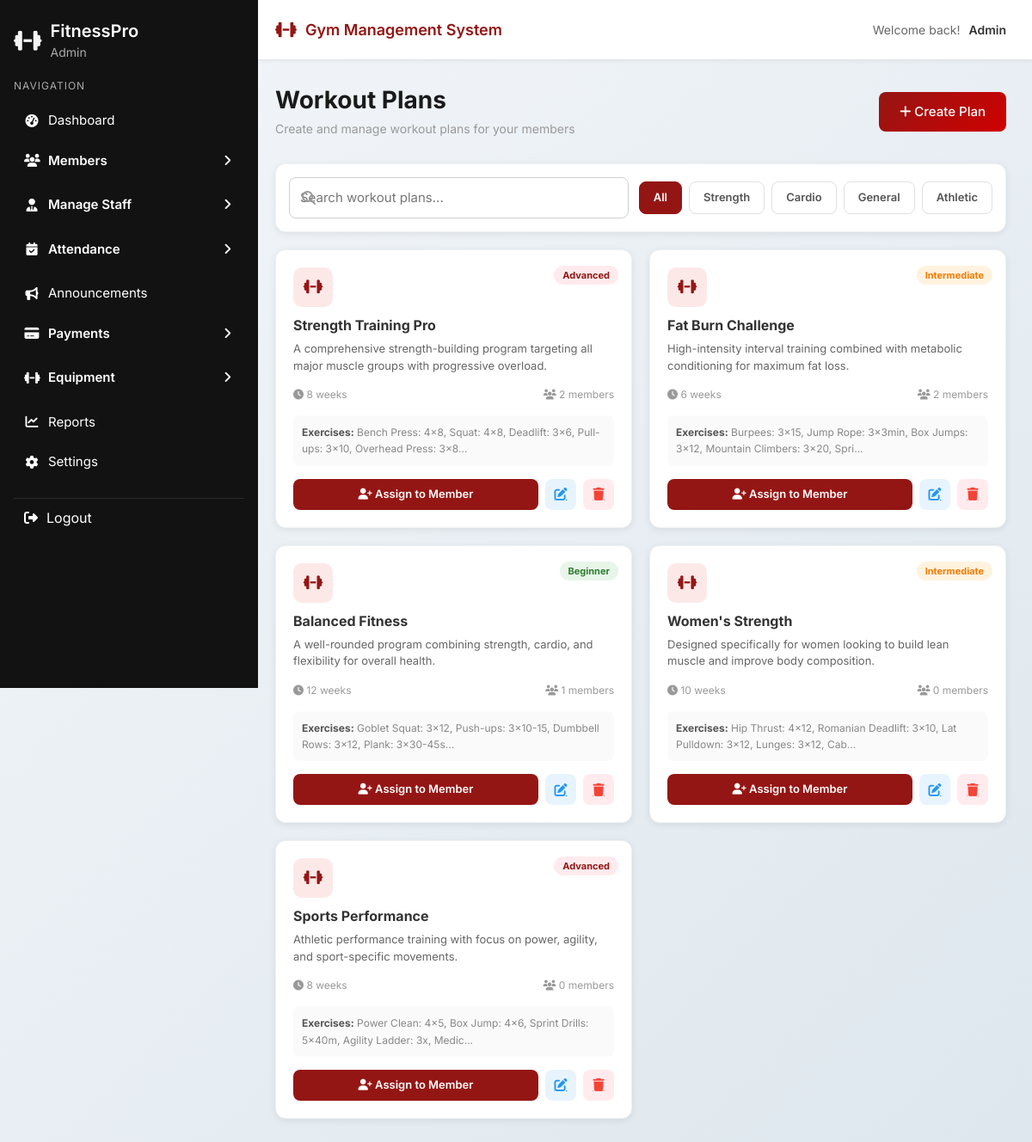
/trainer/workout-plans.php (signed in), run on the app's committed database.
### tables this page shows
CREATE TABLE `workout_plan_library` (
  `id` int(11) NOT NULL,
  `name` varchar(100) NOT NULL,
  `description` text DEFAULT NULL,
  `category` enum('Strength','Cardio','General','Athletic') NOT NULL DEFAULT 'General',
  `difficulty` enum('Beginner','Intermediate','Advanced') NOT NULL DEFAULT 'Beginner',
  `duration_weeks` int(11) NOT NULL DEFAULT 8,
  `exercises` text DEFAULT NULL,
  `created_by` varchar(100) DEFAULT NULL,
  `created_at` timestamp NOT NULL DEFAULT current_timestamp()
);

### trainer/workout-plans.php (the view, shortened to what this page needs)
<?php
require_once '../dbcon.php';
$search   = isset($_GET['search']) ? mysqli_real_escape_string($conn, $_GET['search']) : '';
$category = isset($_GET['cat']) ? mysqli_real_escape_string($conn, $_GET['cat']) : '';
$where    = "WHERE 1=1";
$plans_q = mysqli_query($conn, "SELECT wpl.*,
    (SELECT COUNT(*) FROM workout_plans wp WHERE wp.current_plan=wpl.name) as member_count
    FROM workout_plan_library wpl $where ORDER BY wpl.created_at DESC");
$plans = [];
while($r = mysqli_fetch_assoc($plans_q)) $plans[] = $r;
include '../layout/header.php';
include '../layout/sidebar.php';
?>
<link rel="stylesheet" href="../css/sidebar.css">
<link rel="stylesheet" href="../css/common.css">
<div class="main-wrapper">
  <div class="main-content">
    <div class="page-header" style="display:flex;justify-content:space-between;align-items:center;">
      <div>
        <h1 class="page-title">Workout Plans</h1>
        <p class="page-subtitle">Create and manage workout plans for your members</p>
      </div>
      <a href="create-plan.php" class="btn app-btn-primary"><i class="fas fa-plus"></i> Create Plan</a>
    </div>
    <div class="table-container" style="padding:15px;margin-bottom:20px;">
      <form method="GET" style="display:flex;gap:12px;align-items:center;flex-wrap:wrap;">
        <div class="search-box" style="flex:1;min-width:200px;">
          <i class="fas fa-search"></i>
          <input type="text" name="search" placeholder="Search workout plans..." value="<?= htmlspecialchars($search) ?>">
        </div>
        <div style="display:flex;gap:8px;flex-wrap:wrap;">
          <?php
          $cats = [''=>'All','Strength'=>'Strength','Cardio'=>'Cardio','General'=>'General','Athletic'=>'Athletic'];
          foreach($cats as $val=>$label):
            $active = $category === $val;
          ?>
          <button type="submit" name="cat" value="<?= $val ?>" class="btn" style="padding:8px 16px;border-radius:8px;font-size:13px;font-weight:600;border:1px solid <?= $active ? 'var(--active-color)' : '#e0e0e0' ?>;background:<?= $active ? 'var(--active-color)' : 'white' ?>;color:<?= $active ? 'white' : '#555' ?>;">
            <?= $label ?>
          </button>
          <?php endforeach; ?>
        </div>
      </form>
    </div>
    <?php if(empty($plans)): ?>
      <div style="text-align:center;padding:60px;color:#aaa;">
        <i class="fas fa-dumbbell" style="font-size:40px;margin-bottom:15px;display:block;"></i>
        No workout plans found. <a href="create-plan.php" style="color:var(--active-color);">Create one</a>
      </div>
    <?php else: ?>
    <div style="display:grid;grid-template-columns:repeat(auto-fill,minmax(320px,1fr));gap:20px;">
      <?php foreach($plans as $plan):
        $diff_color = $plan['difficulty']==='Beginner' ? '#2e7d32' : ($plan['difficulty']==='Intermediate' ? '#f57c00' : 'var(--active-color)');
      ?>
      <div class="table-container" style="padding:20px;position:relative;">
        <div style="position:absolute;top:15px;right:15px;">
          <span style="font-size:11px;font-weight:700;color:<?= $diff_color ?>;background:<?= $plan['difficulty']==='Beginner' ? '#e8f5e9' : ($plan['difficulty']==='Intermediate' ? '#fff3e0' : '#ffebee') ?>;padding:4px 10px;border-radius:20px;">
            <?= $plan['difficulty'] ?>
          </span>
        </div>
        <div style="width:46px;height:46px;background:#fde8e8;border-radius:10px;display:flex;align-items:center;justify-content:center;margin-bottom:12px;">
          <i class="fas fa-dumbbell" style="color:var(--active-color);font-size:18px;"></i>
        </div>
        <h3 style="margin:0 0 8px;font-size:16px;font-weight:700;padding-right:80px;"><?= htmlspecialchars($plan['name']) ?></h3>
        <p style="font-size:13px;color:#666;margin:0 0 15px;line-height:1.5;"><?= htmlspecialchars($plan['description']) ?></p>
        <div style="display:flex;justify-content:space-between;font-size:12px;color:#999;margin-bottom:15px;">
          <span><i class="fas fa-clock"></i> <?= $plan['duration_weeks'] ?> weeks</span>
          <span><i class="fas fa-users"></i> <?= $plan['member_count'] ?> members</span>
        </div>
        <?php if($plan['exercises']): ?>
        <div style="font-size:12px;color:#888;background:#fafafa;padding:10px;border-radius:8px;margin-bottom:15px;line-height:1.6;">
          <strong style="color:#555;">Exercises:</strong> <?= htmlspecialchars(substr($plan['exercises'], 0, 80)) ?>...
        </div>
        <?php endif; ?>
        <div style="display:flex;gap:8px;">
          <button onclick="openAssignModal(<?= $plan['id'] ?>, '<?= htmlspecialchars($plan['name'], ENT_QUOTES) ?>')"
            class="btn" style="flex:1;background:var(--active-color);color:white;padding:8px;font-size:13px;font-weight:600;border:none;border-radius:8px;cursor:pointer;">
            <i class="fas fa-user-plus"></i> Assign to Member
          </button>
          <a href="create-plan.php?edit=<?= $plan['id'] ?>" class="btn-action edit" title="Edit"><i class="fas fa-edit"></i></a>
          <a href="workout-plans.php?delete=<?= $plan['id'] ?>" class="btn-action delete" title="Delete"
            onclick="return confirm('Delete this plan?')"><i class="fas fa-trash"></i></a>
        </div>
      </div>
      <?php endforeach; ?>
    </div>
    <?php endif; ?>
  </div>
</div>

### css/sidebar.css (style rules this page uses)
:root { --sidebar-bg: #121212; --hover-bg: #1e1e1e; --active-color: #941614; --text-light: #ffffff; }

### css/common.css (style rules this page uses)
* { box-sizing: border-box; }
body { margin: 0; font-family: 'Inter', sans-serif; background: linear-gradient(135deg, #f3f6f9, #dee7ee); color: #333; }
:root { --card-bg: #ffffff; --border-color: #e2e2e2; --shadow: 0 10px 25px rgba(0,0,0,0.12); --shadow-sm: 0 2px 8px rgba(0,0,0,0.08); --radius-sm: 6px; --radius-md: 8px; --radius-lg: 12px; --active-color: #941614; --success-color: #2e7d32; --warning-color: #f57c00; --danger-color: #d32f2f; }
.main-wrapper { margin-left: 25%; min-height: 100vh; }
.main-content { padding: 30px; }
.page-header { margin-bottom: 30px; }
.page-title { font-size: 28px; font-weight: 700; color: #1a1a1a; margin-bottom: 5px; margin-top: 0; }
.page-subtitle { color: #999; font-size: 14px; margin: 0; }
.search-box { position: relative; max-width: 500px; }
.search-box input { width: 100%; padding: 12px 15px 12px 45px; border: 1px solid #e0e0e0; border-radius: 10px; font-size: 14px; transition: all 0.3s; }
.search-box i { position: absolute; left: 15px; top: 50%; transform: translateY(-50%); color: #999; }
input[type="text"], input[type="email"], input[type="date"], input[type="number"], input[type="password"], select, textarea { width: 100%; padding: 12px; border-radius: var(--radius-md); border: 1px solid #cfcfcf; font-size: 15px; font-family: 'Inter', sans-serif; transition: border 0.2s; }
.btn.app-btn-primary { background: linear-gradient(135deg, var(--active-color), #d00000); border: none; color: #fff; padding: 12px 24px; border-radius: var(--radius-md); font-size: 15px; cursor: pointer; transition: transform 0.2s; font-weight: 500; }
.table-container, .members-table-container { background: white; border-radius: var(--radius-lg); overflow: hidden; box-shadow: var(--shadow-sm); border: 1px solid #f0f0f0; }
.btn-action { width: 36px; height: 36px; border-radius: 8px; border: none; display: flex; align-items: center; justify-content: center; cursor: pointer; transition: all 0.3s; font-size: 15px; }
.btn-action.edit { background: #e8f4fd; color: #2196f3; }
.btn-action.delete { background: #ffebee; color: #f44336; }
.main-wrapper { margin-left: 25%; margin-top: 70px; min-height: calc(100vh - 70px); }
.main-content { padding: 30px; padding-left: 20px; }

### layout/header.php (style rules this page uses)
.main-wrapper { margin-top: 70px !important; }

### data on the page
workout_plan_library: difficulty "Advanced", name "Strength Training Pro", description "A comprehensive strength-building program targeting all major muscle groups with progressive overload.", duration_weeks "8", member_count "2", exercises "Bench Press: 4x8, Squat: 4x8, Deadlift: 3x6, Pull-ups: 3x10, Overhead Press: 3x8"
workout_plan_library: difficulty "Intermediate", name "Fat Burn Challenge", description "High-intensity interval training combined with metabolic conditioning for maximum fat loss.", duration_weeks "6", member_count "2", exercises "Burpees: 3x15, Jump Rope: 3x3min, Box Jumps: 3x12, Mountain Climbers: 3x20, Spri"
workout_plan_library: difficulty "Beginner", name "Balanced Fitness", description "A well-rounded program combining strength, cardio, and flexibility for overall health.", duration_weeks "12", member_count "1", exercises "Goblet Squat: 3x12, Push-ups: 3x10-15, Dumbbell Rows: 3x12, Plank: 3x30-45s"
workout_plan_library: difficulty "Intermediate", name "Women's Strength", description "Designed specifically for women looking to build lean muscle and improve body composition.", duration_weeks "10", member_count "0", exercises "Hip Thrust: 4x12, Romanian Deadlift: 3x10, Lat Pulldown: 3x12, Lunges: 3x12, Cab"
workout_plan_library: difficulty "Advanced", name "Sports Performance", description "Athletic performance training with focus on power, agility, and sport-specific movements.", duration_weeks "8", member_count "0", exercises "Power Clean: 4x5, Box Jump: 4x6, Sprint Drills: 5x40m, Agility Ladder: 3x, Medic"

### other printed values
$_SESSION['role'] "Admin"
$user_role "Admin"
$label "All"
$label "Strength"
$label "Cardio"
$label "General"
$label "Athletic"
